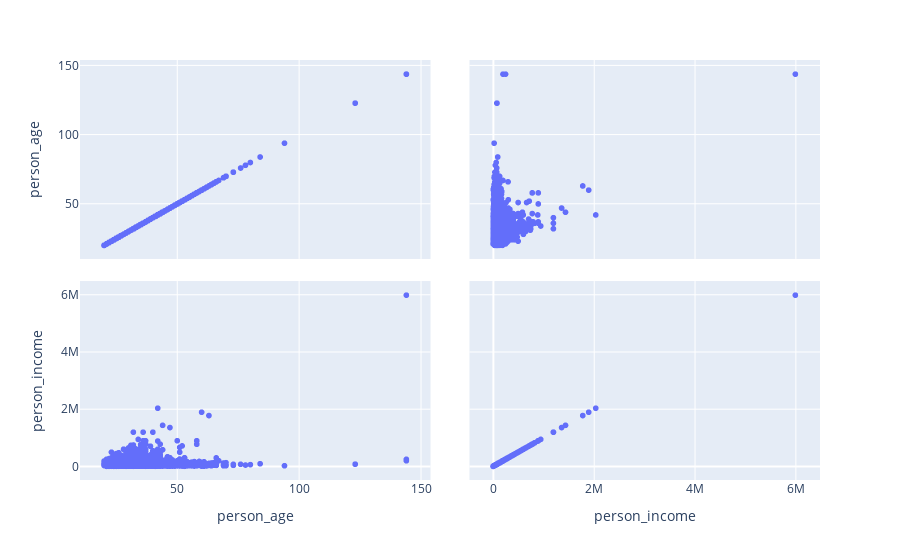

Here is the notebook cell this chart was saved with:
### Code cell
grafico = px.scatter_matrix(base_credit, dimensions=['person_age', 'person_income'])
grafico.show()

### Figure 1 — Plotly figure (JSON) as saved in the notebook; plotly's stock layout.template omitted (floating-point values rounded to 4 significant figures; data arrays with more than 128 entries replaced by an {"elided": "..."} marker saying what was removed)
{"data": [{"dimensions": [{"axis": {"matches": true}, "label": "person_age", "values": {"elided": "32581 int values"}}, {"axis": {"matches": true}, "label": "person_income", "values": {"elided": "32581 int values"}}], "hovertemplate": "%{xaxis.title.text}=%{x}<br>%{yaxis.title.text}=%{y}<extra></extra>", "legendgroup": "", "marker": {"color": "#636efa", "symbol": "circle"}, "name": "", "showlegend": false, "type": "splom"}], "layout": {"autosize": true, "dragmode": "select", "legend": {"tracegroupgap": 0}, "margin": {"t": 60}, "xaxis": {"autorange": true, "range": [7.124, 156.9], "type": "linear"}, "xaxis2": {"autorange": true, "range": [-618600.0, 6623000.0], "type": "linear"}, "yaxis": {"autorange": true, "range": [7.124, 156.9], "type": "linear"}, "yaxis2": {"autorange": true, "range": [-618600.0, 6623000.0], "type": "linear"}}}
